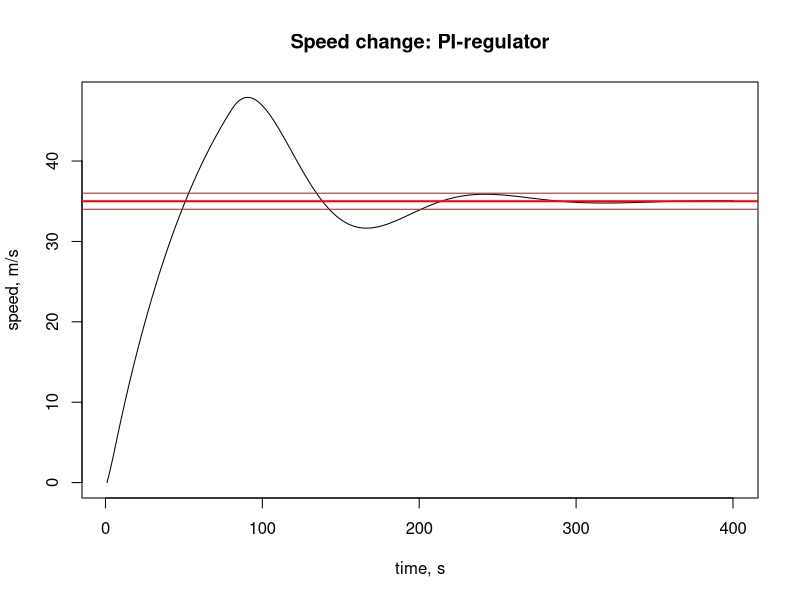
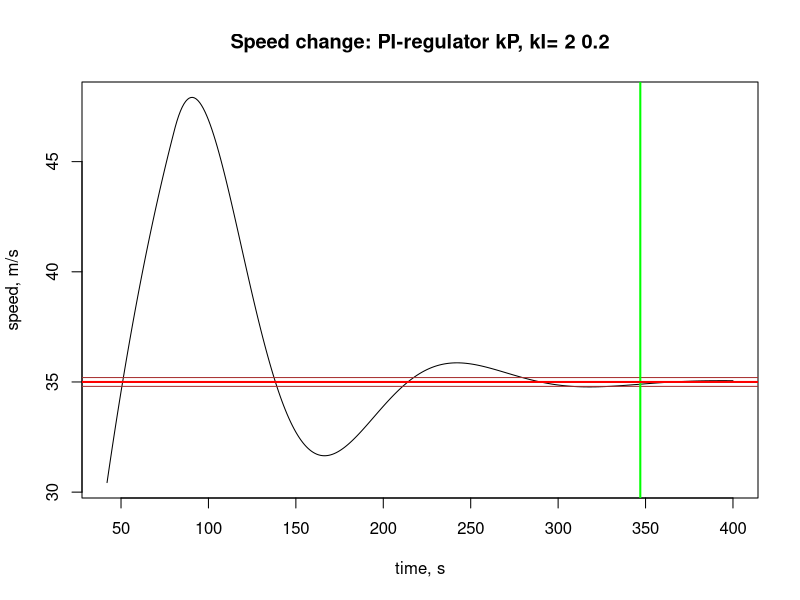
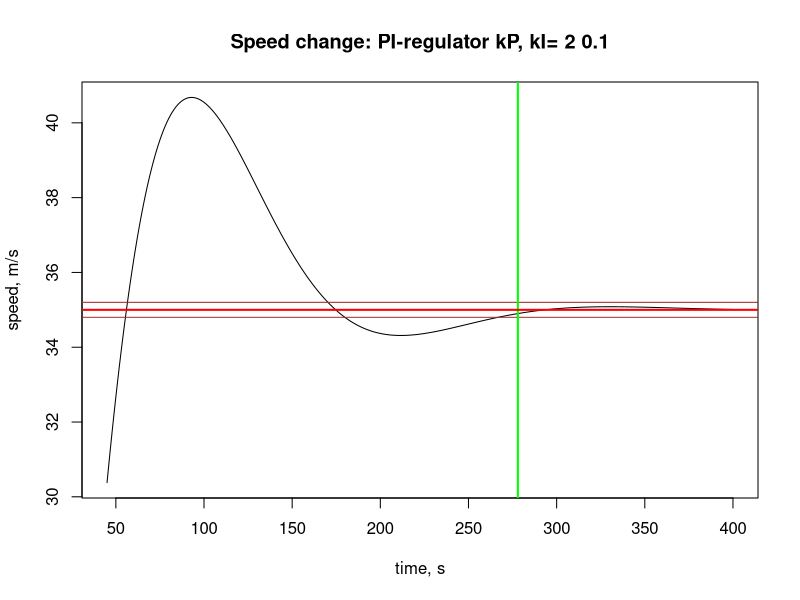
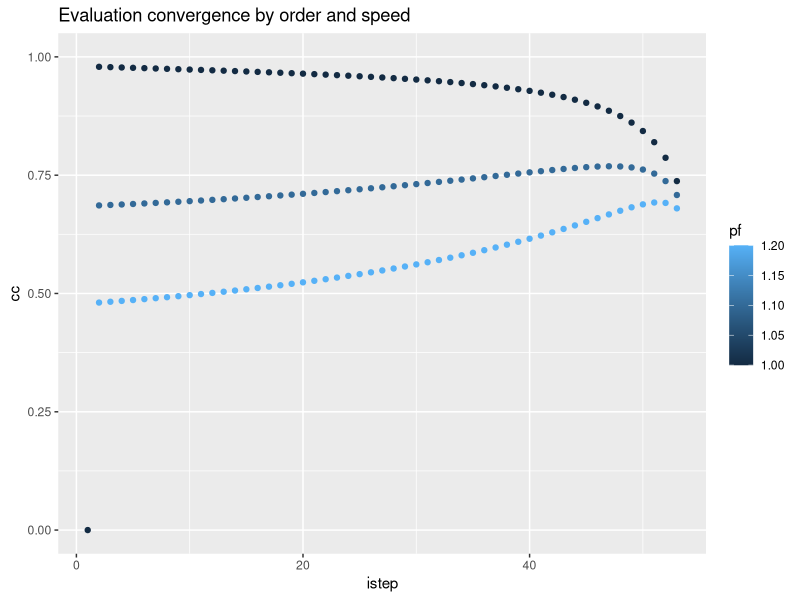
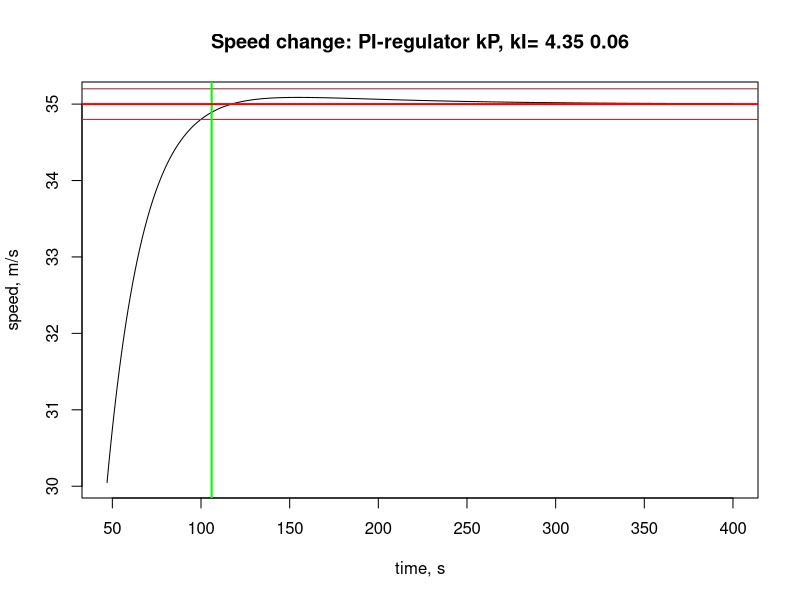
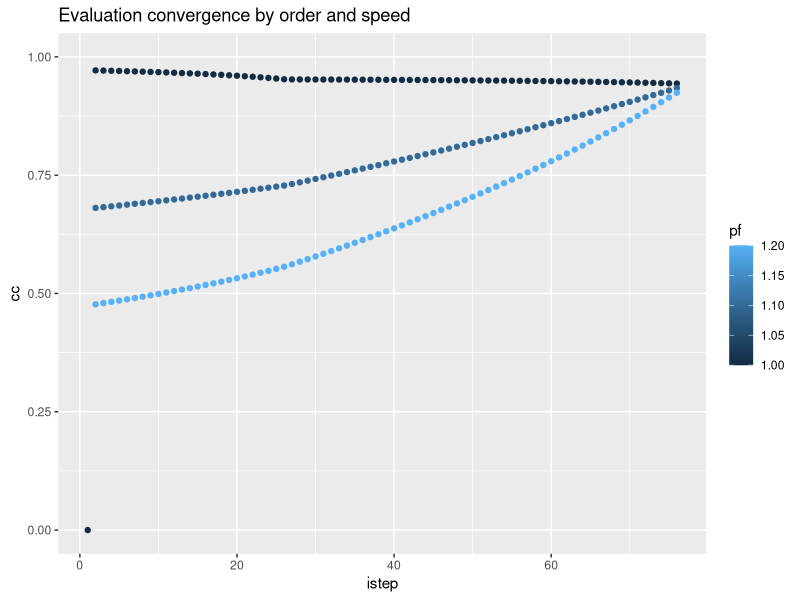

Generate these figures, in order, with R:
## ---- chunk 1
knitr::opts_chunk$set(echo = TRUE)
library(ggplot2)
## ---- chunk 2
V0 = 0        # начальная скорость 
m = 100       # масса обьекта
dt = 1        # величина шага изменения времени (сек)
maxT = 400    # максимальное время достижения круизной скорости с точностью dV
dV = 0.1      # точность достижения скорости
## ---- chunk 3
kP = 2        # коэффициент пропорционального регулятора
kI = 0.2      # коэффициент интегрального регулятора
kc = 1.5      # коэффициент сопротивления среды
Vdir = 35     # круизная скорость
Umax = 100    # максимальное управляющее воздействие
## ---- chunk 4
cruizCtrl = function(kP, kI, kc, Vdir, Umax) {
  ind = 1:maxT
  Umin = (-Umax)
  T = ind * dt
  v = T * 0
  err = 0
  sumerr = 0
  v[1] = V0
  for (i in ind[-maxT]) {
    err = Vdir - v[i]
    sumerr = sumerr + err
    u = kP * err + kI * sumerr * dt
    if (u > Umax) u = Umax
    if (u < Umin) u = Umin
    v[i + 1] = v[i] + (u - kc * v[i]) * dt / m
  }
## необходимо вернуть data.frame - в 1-м столбце - вектор времен, во 2-м - вектор скоростей 
  data.frame(T, v)
}
## ---- chunk 5
res = cruizCtrl(kP, kI, kc, Vdir, Umax)
head(res)
## ---- chunk 6
plot(res, main = "Speed change: PI-regulator", type = "l", 
     xlab = "time, s", ylab = "speed, m/s")
abline(h = Vdir, lwd = 2, col = "red")
abline(h = Vdir - dV * 10, lwd = 1, col = "brown")
abline(h = Vdir + dV * 10, lwd = 1, col = "brown")
## ---- chunk 7
getTime = function(tv, Vdir, dV) {
  T = tv[["T"]]
  v = tv[["v"]]
  i = length(v)
  while ((abs(Vdir - v[i]) < dV) & (i > 1)) {
    i = i - 1
  }
## необходимо вернуть время, начиная с которого скорость отклонялась от заданной 
## меньше, чем на dV
  T[i]
}
## ---- chunk 8
tLim = getTime(res, Vdir, dV)
print(paste(tLim, Vdir, dV))
## ---- chunk 9
plot(res[res$v > 30,], main = paste("Speed change: PI-regulator kP, kI=", kP, kI), type = "l", xlab = "time, s", ylab = "speed, m/s")
abline(h = Vdir - dV * 2, lwd = 1, col = "brown")
abline(h = Vdir + dV * 2, lwd = 1, col = "brown")
abline(v = tLim, lwd = 2, col = "green")
abline(h = Vdir, lwd = 2, col = "red")
## ---- chunk 10
res1 = cruizCtrl(2, 0.1, kc, Vdir, Umax)
tail(res1)
## ---- chunk 11
tLim1 = getTime(res1, Vdir, dV)
print(paste(tLim1, Vdir, dV))
## ---- chunk 12
plot(res1[res1$v > 30,], main = paste("Speed change: PI-regulator kP, kI=", 2, 0.1), type = "l", xlab = "time, s", ylab = "speed, m/s")
abline(h = Vdir - dV * 2, lwd = 1, col = "brown")
abline(h = Vdir + dV * 2, lwd = 1, col = "brown")
abline(v = tLim1, lwd = 2, col = "green")
abline(h = Vdir, lwd = 2, col = "red")
## ---- chunk 13
getCC = function(v, Vdir, p) {
  v = v[v < Vdir - 0.1]
  numv = length(v)
  cc = v * 0
  istep = rep(1:numv, length(p))
  pf = rep(p, each = numv)
  vf = rep(v, length(p))
  for (i in 2:length(vf)) {
    cc[i] = abs(Vdir - vf[i]) / abs(Vdir - vf[i - 1]) ^ pf[i]
  }
## необходимо вернуть data.frame - в 1-м столбце - вектор номеров шагов,
## во 2-м - стабилизируемая последовательность, 
## в 3-м - фактор разных споледовательностей (при разных значениях p)
  data.frame(istep, cc, pf)
}
## ---- chunk 14
res2 = res1[res1$v < Vdir - dV * 10,]
ccframe = getCC(res2$v, Vdir, c(1, 1.1, 1.2))
## ---- chunk 15
qplot(istep, cc, data = ccframe, main = "Evaluation convergence by order and speed", 
      color = pf, ylim = c(0, 1))
## ---- chunk 16
order = 1.1
ccframe1 = getCC(res2$v, Vdir, c(order))
velocity = 1 / mean(ccframe1$cc)
print(velocity)
## ---- chunk 17
V0 = 0        # начальная скорость 
m = 100       # масса обьекта
dt = 1        # величина шага изменения времени (сек)
maxT = 400    # максимальное время достижения круизной скорости с точностью dV
dV = 0.1      # точность достижения скорости
kc = 1.5      # коэффициент сопротивления среды
Vdir = 35     # круизная скорость
Umax = 100    # максимальное управляющее воздействие
# kP - коэффициент изменения воздействия в зависимости от 
# разницы крейсерской и текущей скорости
# kI - коэффициент компенсации возрастающего с увеличением скорости
# сопротивления среды
data = data.frame(rep(0, 10201), rep(0, 10201), rep(0, 10201), row.names = c(1:10201))
colnames(data) = c("kP", "kI", "tLim")
i = 1
## ---- chunk 18
kP = c(seq(from = 0, to = 5, by = 0.05))
kI = c(seq(from = 0, to = 1, by = 0.01))
for (iI in 1:101) {
  for (iP in 1:101) {
    res = cruizCtrl(kP[iP], kI[iI], kc, Vdir, Umax)
    tLim = getTime(res, Vdir, dV)
    data[i, 1] = kP[iP]
    data[i, 2] = kI[iI]
    data[i, 3] = tLim
    i = i + 1
  }
}
opt = data[which.min(data$tLim),]
res = cruizCtrl(opt$kP, opt$kI, kc, Vdir, Umax)
## ---- chunk 19
plot(res[res$v > 30,], main = paste("Speed change: PI-regulator kP, kI=", opt$kP, opt$kI), type = "l", xlab = "time, s", ylab = "speed, m/s")
abline(h = Vdir - dV * 2, lwd = 1, col = "brown")
abline(h = Vdir + dV * 2, lwd = 1, col = "brown")
abline(v = opt$tLim, lwd = 2, col = "green")
abline(h = Vdir, lwd = 2, col = "red")
## ---- chunk 20
res1 = res[res$v < Vdir - dV * 10,]
ccframe = getCC(res1$v, Vdir, c(1, 1.1, 1.2))
## ---- chunk 21
qplot(istep, cc, data = ccframe, main = "Evaluation convergence by order and speed", 
      color = pf, ylim = c(0, 1))
## ---- chunk 22
order = 1.01
ccframe1 = getCC(res2$v, Vdir, c(order))
velocity = 1 / mean(ccframe1$cc)
print(velocity)
